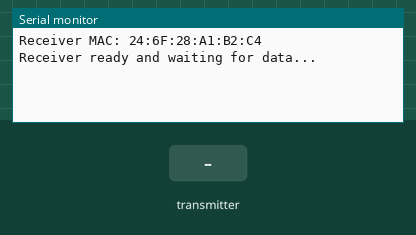
The sketch below on a simulated ESP32. Parts: the last lines printed to the serial monitor. Inputs (shaded band) come from the test bench.

Above: at 3.2 s.
3.3 s: the transmitter starts sending r = 0
At 3.61 s:
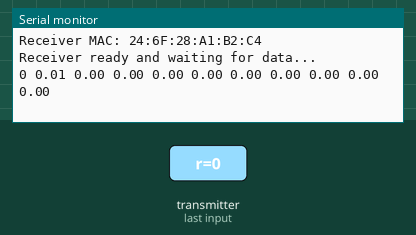
5.3 s: the transmitter starts sending p = 25
At 5.61 s:
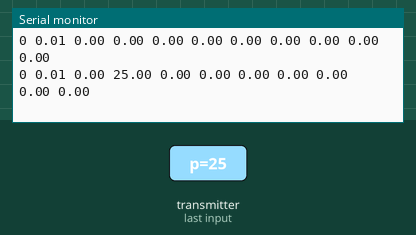
6.8 s: the transmitter starts sending y = 25
At 7.11 s:
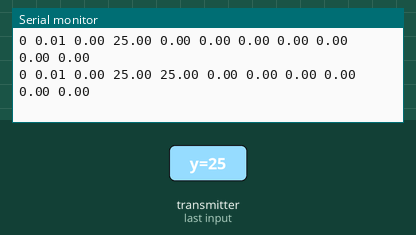
8.3 s: the transmitter starts sending a1 = 25
At 8.61 s:
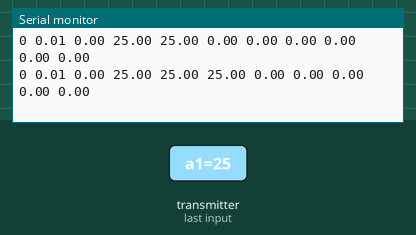
9.8 s: the transmitter starts sending a2 = 25
At 10.11 s:
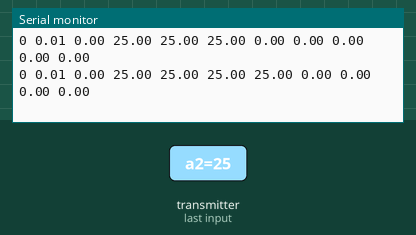
11.3 s: the transmitter starts sending a3 = 25
At 11.61 s:
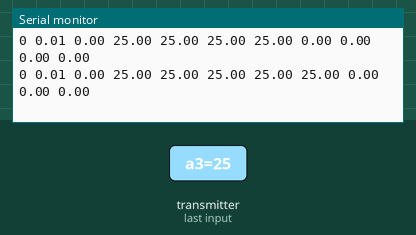

Measured:
- after the input at 3.3 s, the serial monitor: prints a new line at once (image 1)
- after the input at 5.3 s, the serial monitor: prints a new line at once (image 2)
- after the input at 6.8 s, the serial monitor: prints a new line at once (image 3)
- after the input at 8.3 s, the serial monitor: prints a new line at once (image 4)
- after the input at 9.8 s, the serial monitor: prints a new line at once (image 5)
- after the input at 11.3 s, the serial monitor: prints a new line at once (image 6)

The sketch:

RSSI_MOTION_RECEIVER.ino
```cpp
#include <WiFi.h>
#include <esp_now.h>
#include <math.h>

//Define struct to store received data packets
//Must match structure of sender
typedef struct struct_message {
  float r, p, y;
  float a1, a2, a3;
  float g1, g2, g3;
  int rssi;
} struct_message;

//Define global variable to store most recent data
struct_message myData;

//Converting rssi value to approximate distance in meters
float calculateDistance(int rssi) {
  int A = -45;      // RSSI at 1 meter
  float n = 2.0;    // Environmental factor
  return pow(10.0, ((A - rssi) / (10.0 * n)));
}

//Print data to serial monitor
//Separated by spaces for processing in Max
void OnDataRecv(const uint8_t * mac, const uint8_t *incomingData, int len) {
  memcpy(&myData, incomingData, sizeof(myData));
  float distance = calculateDistance(myData.rssi);
  Serial.printf("%d %.2f %.2f %.2f %.2f %.2f %.2f %.2f %.2f %.2f %.2f\n", myData.rssi, distance, myData.r, myData.p, myData.y, myData.a1, myData.a2, myData.a3, myData.g1, myData.g2, myData.g3);
}

void setup() {
  Serial.begin(115200);
  delay(1000);

  //Set receiver as soft access point
  WiFi.mode(WIFI_AP);
  WiFi.softAP("ESP_NOW_AP", "", 1);  // Channel 1, no password
  delay(1000);

  Serial.print("Receiver MAC: ");
  Serial.println(WiFi.softAPmacAddress());

  if (esp_now_init() != ESP_OK) {
    Serial.println("ESP-NOW init failed");
    return;
  }

  esp_now_register_recv_cb(esp_now_recv_cb_t(OnDataRecv));
  Serial.println("Receiver ready and waiting for data...");
}

void loop() {
  // Empty — everything happens in the callback
}
```
